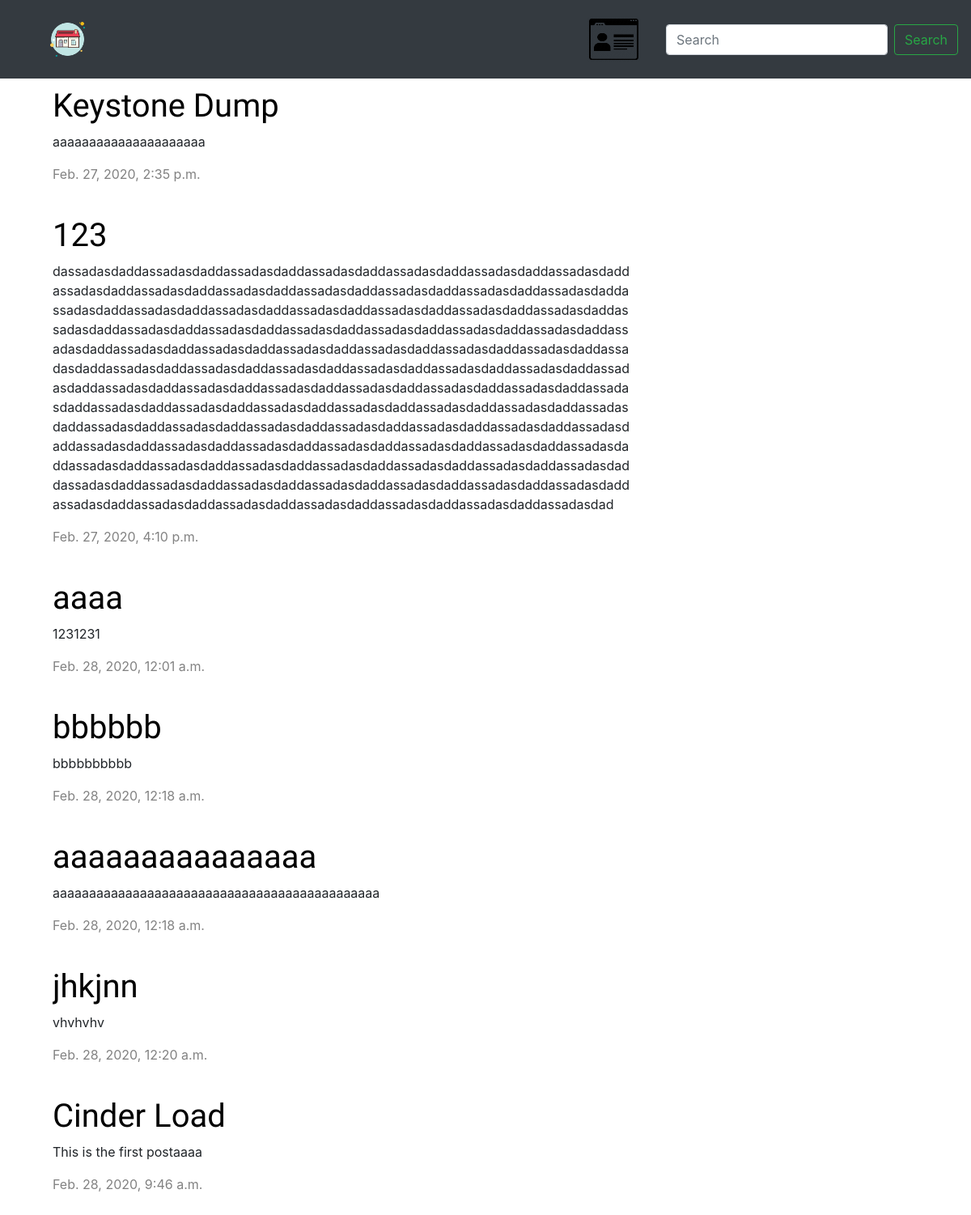
Before: / with the older database file.
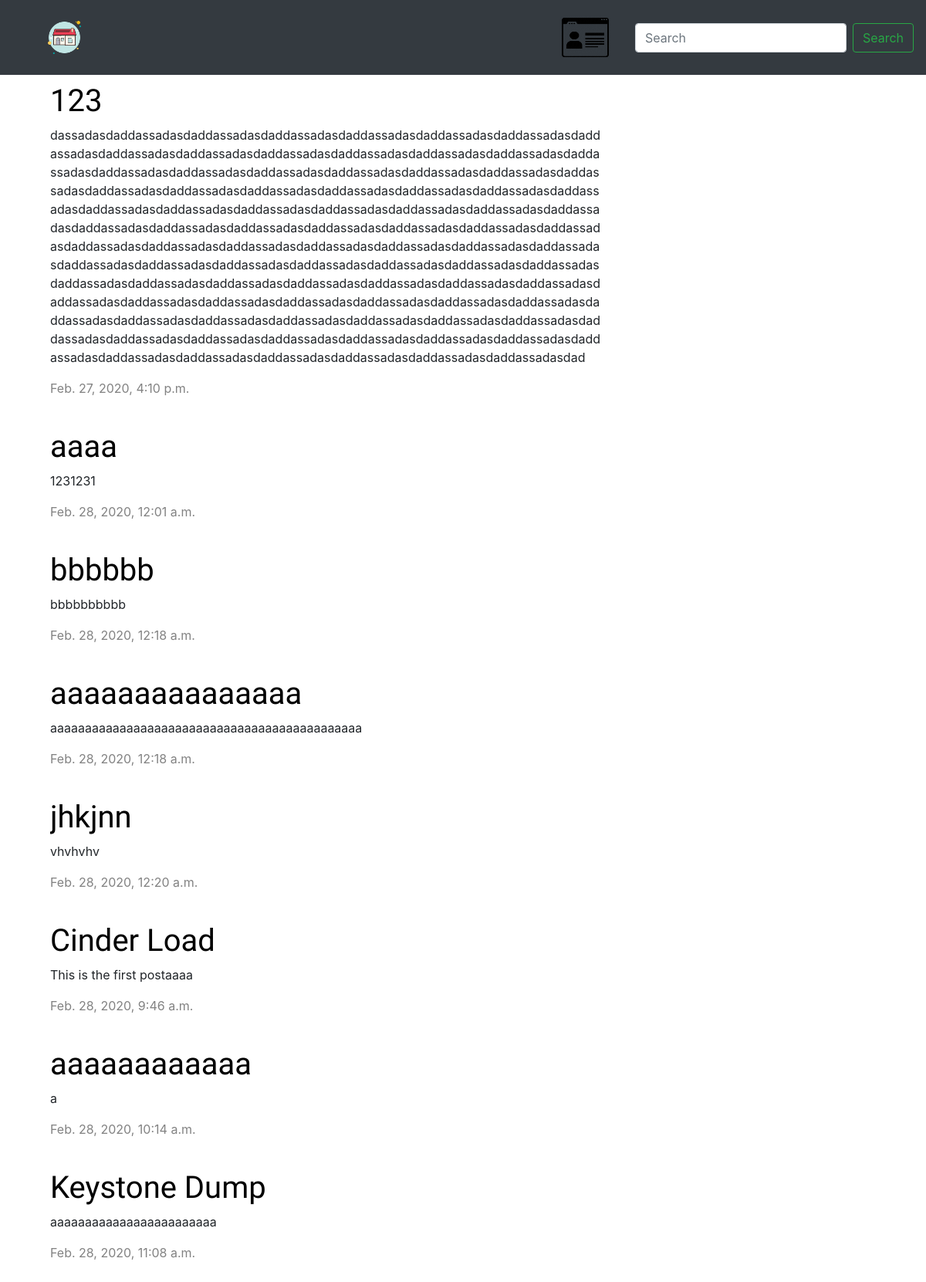
After: the same page with the newer database file.
### blog/models.py (models this page shows, shortened)
class Post(models.Model):
    author = models.ForeignKey('auth.User', on_delete=models.CASCADE)
    title = models.CharField(max_length=200)
    text = models.TextField()
    created_date = models.DateTimeField(default=timezone.now)
    published_date = models.DateTimeField(blank=True, null=True)

### blog/views.py (the view)
# urls.py: path('', views.post_list, name='post_list'),
def post_list(request):
    posts = Post.objects.filter(published_date__lte=timezone.now()).order_by('published_date')
    return render(request, 'blog/post_list.html', {'posts': posts})

### templates/blog/post_list.html (shortened to what this page needs)
{% extends 'blog/base.html' %}
{% block content %}
    {% for post in posts %}
        <div class="post">
            <h1><a href="{% url 'post_detail' pk=post.pk %}">{{ post.title }}</a></h1>
            <p>{{ post.text|linebreaksbr }}</p>
            {% if post.published_date %}
                <div class="date">
                    {{ post.published_date }}
                </div>
            {% endif %}
        </div>
{% endfor %}
{% endblock %}

Changed rows visible on the page:
added Post: title "aaaaaaaaaaaa", text "a", published_date "Feb. 28, 2020, 10:14 a.m."
changed Post "Keystone Dump": text "aaaaaaaaaaaaaaaaaaaaa" → "aaaaaaaaaaaaaaaaaaaaaaaa"; published_date "Feb. 27, 2020, 2:35 p.m." → "Feb. 28, 2020, 11:08 a.m."; moves down the list
